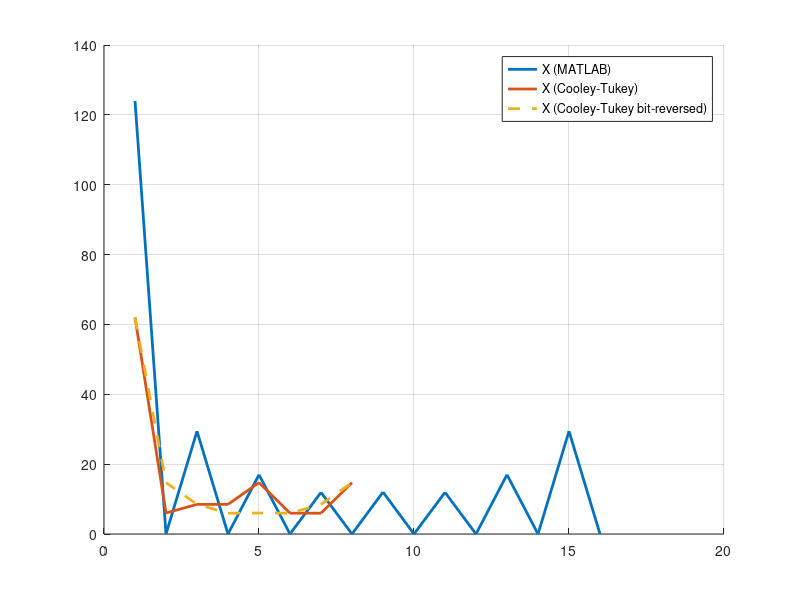

MATLAB code for this plot:
clear all;
clc;

A = [2, 4, 6, 8, 9, 10, 11, 12, 2, 4, 6, 8, 9, 10, 11, 12];

Xmat = fft(A)';
abs(Xmat)
X = [
    62,
    -6,
    -6-6*i,
    -6+6*i,
    -(7+sqrt(2)) - (5+5*sqrt(2))*i,
    -(7-sqrt(2)) - (5-5*sqrt(2))*i,
    -(7-sqrt(2)) + (5-5*sqrt(2))*i,
    -(7+sqrt(2)) + (5+5*sqrt(2))*i
];
Xrev = X';
Xrev(2) = X(5);
Xrev(5) = X(2);
Xrev(4) = X(7);
Xrev(7) = X(4);
abs(Xrev');

clf
hold on
plot(abs(Xmat), 'linewidth', 2)
plot(abs(X), 'linewidth', 2)
plot(abs(Xrev), '--', 'linewidth', 2)

grid on
legend('X (MATLAB)', 'X (Cooley-Tukey)', 'X (Cooley-Tukey bit-reversed)')

% Fs = 50; % sample rate (Hz)
% T = 1/Fs; % sample period (sec)

% t = 0:T:1; % one second of time (Fs samples)

% f = 3; % frequency of sine wave (Hz)
% A = 1; % amplitude of sine wave

% x = A*sin(2*pi*f*t)*127; % sine wave
% % x = linspace(127, 127, 51); % DC max amplitude

% X = abs(fft(x))/51 % magnitude of fft of sine wave
% % DC peak ampitude = N*max time domain amplitude
% % dividing result by N:
% % DC peak amplitude = max time domain amplitude

% figure(1)
% clf
% plot(t, x)
% xlabel('seconds')
% ylabel('amplitude')

% figure(2)
% clf
% stem(X)
% xlabel('bins')
% ylabel('amplitude')